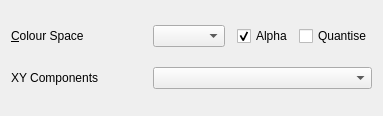
<?xml version="1.0" encoding="UTF-8"?>
<ui version="4.0">
 <class>GfxPaint::ColourPlaneWidget</class>
 <widget class="QWidget" name="GfxPaint::ColourPlaneWidget">
  <property name="geometry">
   <rect>
    <x>0</x>
    <y>0</y>
    <width>383</width>
    <height>116</height>
   </rect>
  </property>
  <property name="windowTitle">
   <string>Form</string>
  </property>
  <layout class="QGridLayout" name="gridLayout" columnstretch="1,0,0,0,0">
   <item row="0" column="0">
    <widget class="QLabel" name="colourSpaceLabel">
     <property name="text">
      <string>&amp;Colour Space</string>
     </property>
     <property name="buddy">
      <cstring>colourSpaceComboBox</cstring>
     </property>
    </widget>
   </item>
   <item row="2" column="0" colspan="5">
    <layout class="QVBoxLayout" name="colourPlaneLayout"/>
   </item>
   <item row="0" column="4">
    <widget class="QCheckBox" name="quantiseCheckBox">
     <property name="text">
      <string>Quantise</string>
     </property>
    </widget>
   </item>
   <item row="0" column="3">
    <widget class="QCheckBox" name="alphaCheckBox">
     <property name="text">
      <string>Alpha</string>
     </property>
     <property name="checked">
      <bool>true</bool>
     </property>
    </widget>
   </item>
   <item row="1" column="0">
    <widget class="QLabel" name="xYComponentsLabel">
     <property name="text">
      <string>XY Components</string>
     </property>
     <property name="buddy">
      <cstring>xYComponentsComboBox</cstring>
     </property>
    </widget>
   </item>
   <item row="0" column="1">
    <widget class="QComboBox" name="colourSpaceComboBox"/>
   </item>
   <item row="1" column="1" colspan="4">
    <widget class="QComboBox" name="xYComponentsComboBox"/>
   </item>
  </layout>
 </widget>
 <resources/>
 <connections/>
</ui>
